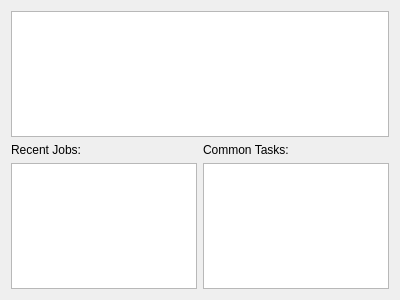
<?xml version="1.0" encoding="UTF-8"?>
<ui version="4.0">
 <class>CWE_landing</class>
 <widget class="QWidget" name="CWE_landing">
  <property name="geometry">
   <rect>
    <x>0</x>
    <y>0</y>
    <width>400</width>
    <height>300</height>
   </rect>
  </property>
  <property name="windowTitle">
   <string>Form</string>
  </property>
  <layout class="QGridLayout" name="gridLayout">
   <item row="2" column="0">
    <widget class="QListWidget" name="listWidget_jobs"/>
   </item>
   <item row="2" column="1">
    <widget class="QListWidget" name="listWidget_tasks"/>
   </item>
   <item row="0" column="0" colspan="2">
    <widget class="QGraphicsView" name="graphicsView"/>
   </item>
   <item row="1" column="0">
    <widget class="QLabel" name="label">
     <property name="text">
      <string>Recent Jobs:</string>
     </property>
    </widget>
   </item>
   <item row="1" column="1">
    <widget class="QLabel" name="label_2">
     <property name="text">
      <string>Common Tasks:</string>
     </property>
    </widget>
   </item>
  </layout>
 </widget>
 <resources/>
 <connections/>
</ui>
